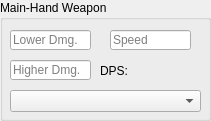
        <widget class="QGroupBox" name="groupBox_4">
         <property name="geometry">
          <rect>
           <x>290</x>
           <y>290</y>
           <width>211</width>
           <height>121</height>
          </rect>
         </property>
         <property name="title">
          <string>Main-Hand Weapon</string>
         </property>
         <widget class="QComboBox" name="comboMHEnchant">
          <property name="geometry">
           <rect>
            <x>10</x>
            <y>90</y>
            <width>191</width>
            <height>22</height>
           </rect>
          </property>
         </widget>
         <widget class="QLineEdit" name="txtMHLow">
          <property name="geometry">
           <rect>
            <x>10</x>
            <y>30</y>
            <width>81</width>
            <height>20</height>
           </rect>
          </property>
          <property name="minimumSize">
           <size>
            <width>0</width>
            <height>0</height>
           </size>
          </property>
          <property name="placeholderText">
           <string>Lower Dmg.</string>
          </property>
         </widget>
         <widget class="QLineEdit" name="txtMHHigh">
          <property name="geometry">
           <rect>
            <x>10</x>
            <y>60</y>
            <width>81</width>
            <height>20</height>
           </rect>
          </property>
          <property name="minimumSize">
           <size>
            <width>0</width>
            <height>0</height>
           </size>
          </property>
          <property name="placeholderText">
           <string>Higher Dmg.</string>
          </property>
         </widget>
         <widget class="QLineEdit" name="txtMHSpeed">
          <property name="geometry">
           <rect>
            <x>110</x>
            <y>30</y>
            <width>81</width>
            <height>20</height>
           </rect>
          </property>
          <property name="minimumSize">
           <size>
            <width>0</width>
            <height>0</height>
           </size>
          </property>
          <property name="placeholderText">
           <string>Speed</string>
          </property>
         </widget>
         <widget class="QLabel" name="label_14">
          <property name="geometry">
           <rect>
            <x>100</x>
            <y>60</y>
            <width>41</width>
            <height>21</height>
           </rect>
          </property>
          <property name="text">
           <string>DPS:</string>
          </property>
         </widget>
         <widget class="QLabel" name="lblMHDPS">
          <property name="geometry">
           <rect>
            <x>140</x>
            <y>60</y>
            <width>61</width>
            <height>21</height>
           </rect>
          </property>
          <property name="text">
           <string/>
          </property>
         </widget>
        </widget>
